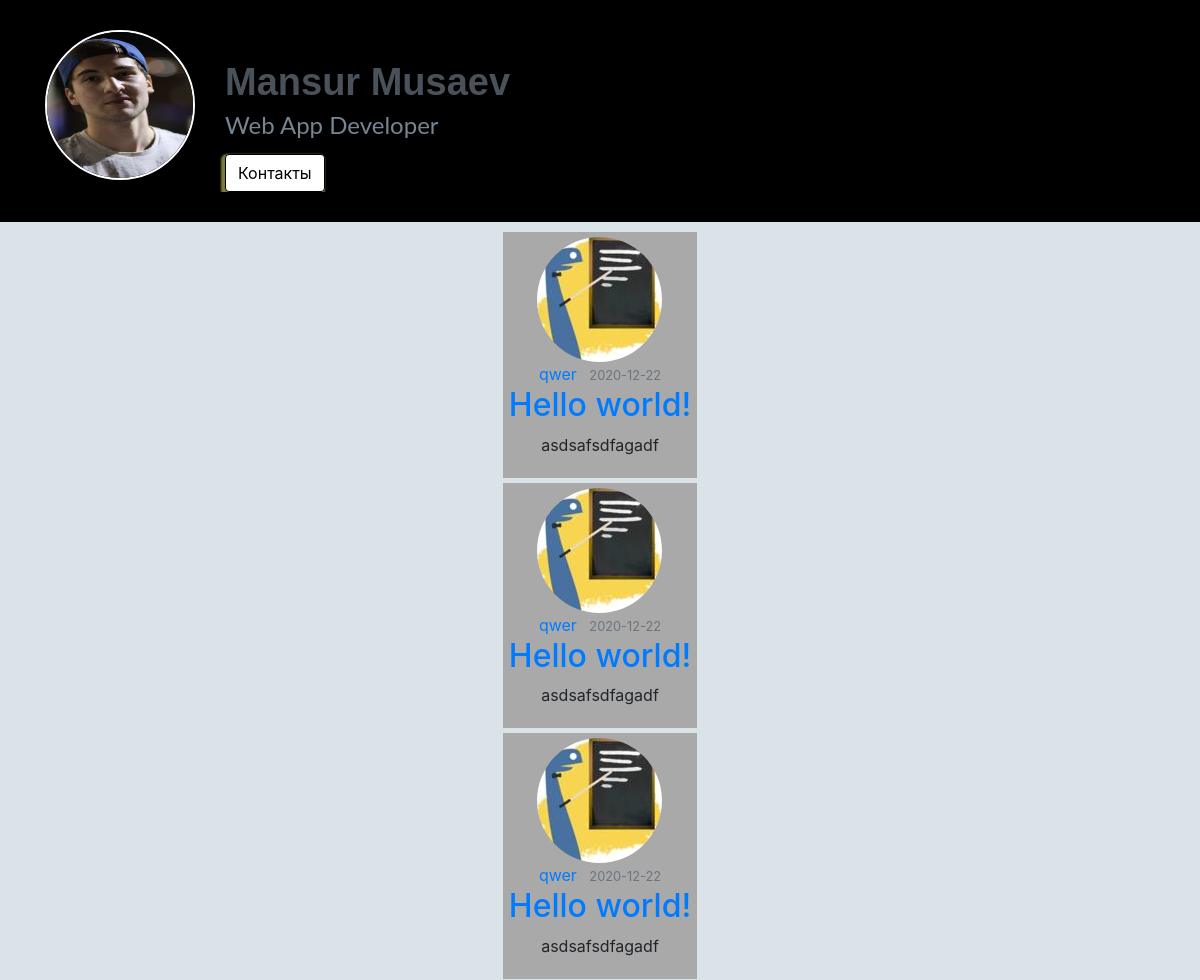
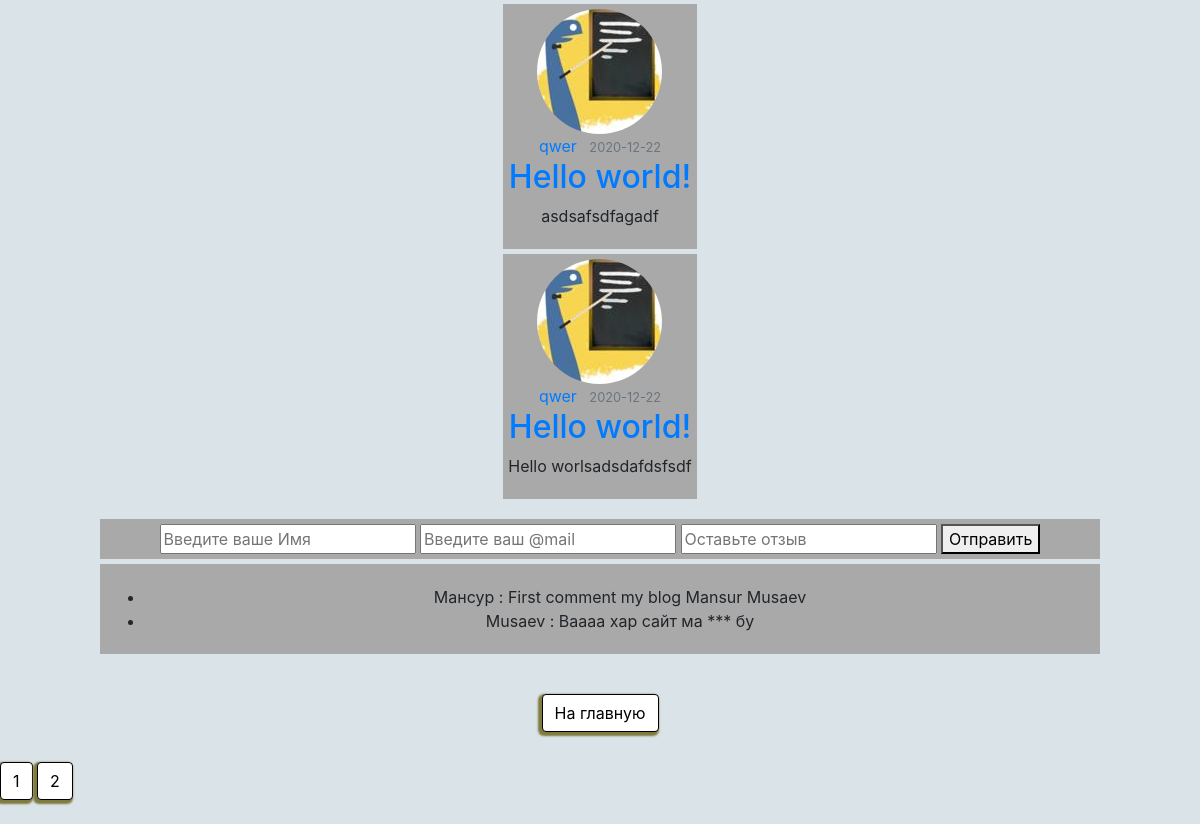
The page /index on the database as committed earlier (2 pictures, top to bottom).
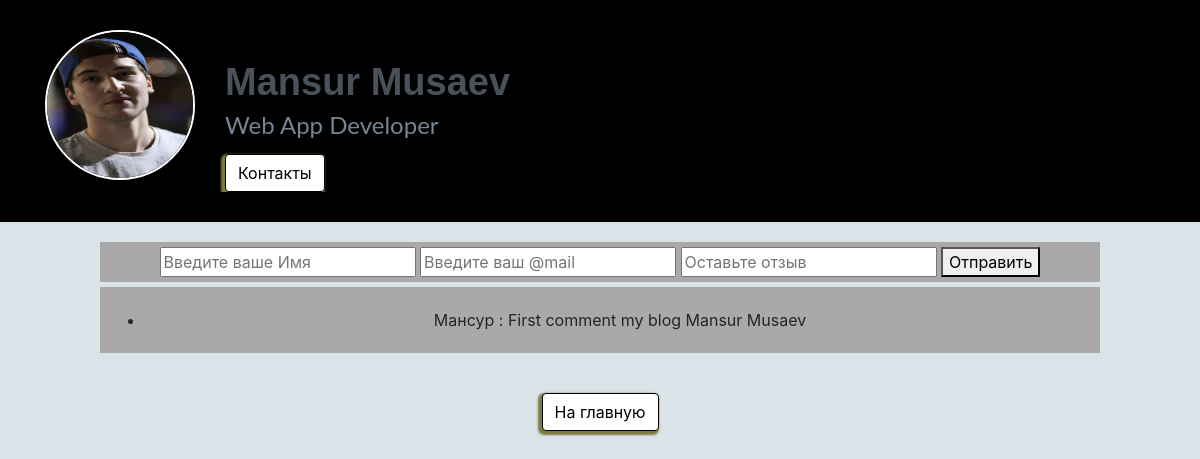
The same page on the database as committed later.
### flaskblog/models.py (models this page shows, shortened)
class Post(db.Model):
    __tablename__ = "posts"
    id = db.Column(db.Integer(), primary_key=True)
    title = db.Column(db.String(100), nullable=False)
    date_posted = db.Column(db.DateTime, nullable=False, default=datetime.utcnow)
    content = db.Column(db.Text, nullable=False)
    user_id = db.Column(db.Integer, db.ForeignKey('users.id'), nullable=False)

class User(db.Model,UserMixin):
    __tablename__ = 'users'
    id = db.Column(db.Integer(), primary_key=True)
    username = db.Column(db.String(20), nullable=False, unique=True)
    email = db.Column(db.String(50), nullable=False, unique=True)
    avatar = db.Column(db.String(20), nullable=False, default='default.jpg')
    password = db.Column(db.String(20), nullable=False)
    posts = db.relationship('Post', backref='author', lazy=True)
    def __repr__(self):
        return self.username

class Flight(db.Model):
    __tablename__ = "blog"
    id = db.Column(db.Integer, primary_key=True)
    name = db.Column(db.String, nullable=False)
    mail = db.Column(db.String, nullable=False)
    commen = db.Column(db.String, nullable=False)

### flaskblog/routes.py (the view)
@app.route("/index", methods=["GET","POST"])
def index():
    page = request.args.get('page', 1, type=int)
    posts = Post.query.order_by(Post.date_posted.desc()).paginate(page=page, per_page=5)
    if request.method == "POST":
        name = request.form.get('name')
        mail = request.form.get('mail')
        commen = request.form.get('commen')
        comm = Flight(name=name, mail=mail, commen=commen)
        db.session.add(comm)
    flights = Flight.query.all()
    db.session.commit()
    return render_template("index.html", flights=flights, posts=posts)

### flaskblog/templates/index.html (shortened to what this page needs)
{% extends 'base.html' %}
    {% block content %}
        <header>
            <div class="container">
                <a href="{{ url_for('about') }}"><img class="avatars" src="static/images/avatar.jpg"></a>
                <div class="information">
                    <h1 class="name">Mansur Musaev</h1>
                    <h2 class="desc">Web App Developer</h2>
                    <a type="button" class="btn btn-secondary" href="{{ url_for('index') }}" role="button">Контакты</a>
                </div>
            </div>
        </header>
        <div class="sidebar">
        {% for post in posts.items %}
            <article class="media content-section">
              <div class="media-body">
              <img class="rounded-circle article-img" src="{{ url_for('static', filename='profile_images/' + post.author.avatar) }}">
                <div class="article-metadata">
                  <a class="mr-2" href="{{ url_for('user_posts', username=current_user.username) }}">{{ post.author }}</a>
                  <small class="text-muted">{{ post.date_posted.strftime('%Y-%m-%d') }}</small>
                </div>
                <h2><a class="article-title" href="{{ url_for('post', post_id=post.id) }}">{{ post.title }}</a></h2>
                <p class="article-content">{{ post.content }}</p>
              </div>
            </article>
        {% endfor %}
        </div>
        <main>
            <article>
                <form  action="{{ url_for('index') }}" method="post">
                    <input type="text" name="name" placeholder="Введите ваше Имя">
                    <input type="text" name="mail" placeholder="Введите ваш @mail">
                    <input type="text" name="commen" placeholder="Оставьте отзыв">
                    <button>Отправить</button>
                </form>
            </article>
            <article>
                <ul>
                    {% for flight in flights %}
                            <li class="li">{{ flight.name }} : {{ flight.commen }}</li>
                    {% endfor %}
                </ul>
            </article>
        </main>
        <footer>
            <a type="button" class="btn btn-success"href="{{ url_for('about') }}" role="button">На главную</a>
        </footer>
        {% for page_num in posts.iter_pages(left_edge=1, right_edge=1, left_current=1, right_current=2) %}
        {% if page_num %}
          {% if posts.page == page_num %}
            <a class="btn btn-info mb-4" href="{{ url_for('index', page=page_num) }}">{{ page_num }}</a>
          {% else %}
            <a class="btn btn-outline-info mb-4" href="{{ url_for('index', page=page_num) }}">{{ page_num }}</a>
          {% endif %}
        {% else %}
          ...
        {% endif %}
      {% endfor %}
    {% endblock %}

### flaskblog/templates/base.html (shortened to what this page needs)
<!DOCTYPE html>
<html lang="en">
<head>
    <link rel="stylesheet" href="https://stackpath.bootstrapcdn.com/bootstrap/4.5.2/css/bootstrap.min.css">
    <link rel="stylesheet" href="https://cdn.jsdelivr.net/npm/bootstrap@4.5.3/dist/css/bootstrap.min.css">
    <link rel="stylesheet" href="fonts/font-awesome/css/font-awesome.min.css">
    <link rel="stylesheet", href="{{ url_for('static', filename='styles.css') }}">
</head>
<body>
    {% block content %}{% endblock %}
</body>
</html>

### flaskblog/static/styles.css (style rules this page uses)
nav, .sidebar, main, article, footer { text-align: center; padding: 5px; margin: 5px; }
nav, .sidebar, main, footer { width: 85%; margin: auto; }
body { background: #DAE3E7; margin: auto; }
header { background: black; padding: 30px 0; }
.container { overflow: hidden; }
.avatars { float: left; margin-right: 30px; width: 150px; height: 150px; min-height: 100%; border-radius: 50%; border: 2px solid white; }
.information, .infotext { float: left; }
.name { color: #49515a; font-size: 38px; margin-bottom: 5px; margin-top: 30px; font-family: 'Montserrat', sans-serif; font-weight: 700; }
.desc { color: #778492; font-family: "Lato", arial, sans-serif; font-weight: 400; font-size: 24px; margin-top: 0; margin-bottom: 15px; }
nav, footer { padding: 30px 0px 30px 0px; }
.sidebar { max-width: max-content; overflow: hidden; }
article { background-color: darkgray; }
footer { overflow: auto; }
.btn { background-color: white; color: black; box-shadow: -2px 2px 2px 2px #7f7a3e; animation-name: rainbow; border: 1px solid #000000; }

Rows that differ between the two databases and show on the page:
removed Post: avatar (picture), author "qwer", date_posted "2020-12-22", title "Hello world!", content "asdsafsdfagadf"
removed Post: avatar (picture), author "qwer", date_posted "2020-12-22", title "Hello world!", content "asdsafsdfagadf"
removed Post: avatar (picture), author "qwer", date_posted "2020-12-22", title "Hello world!", content "asdsafsdfagadf"
removed Post: avatar (picture), author "qwer", date_posted "2020-12-22", title "Hello world!", content "asdsafsdfagadf"
removed Post: avatar (picture), author "qwer", date_posted "2020-12-22", title "Hello world!", content "Hello worlsadsdafdsfsdf"
removed Flight: name "Musaev", commen "Ваааа хар сайт ма *** бу"
Other text that changed with them:
list line gone: "1"
list line gone: "2"
